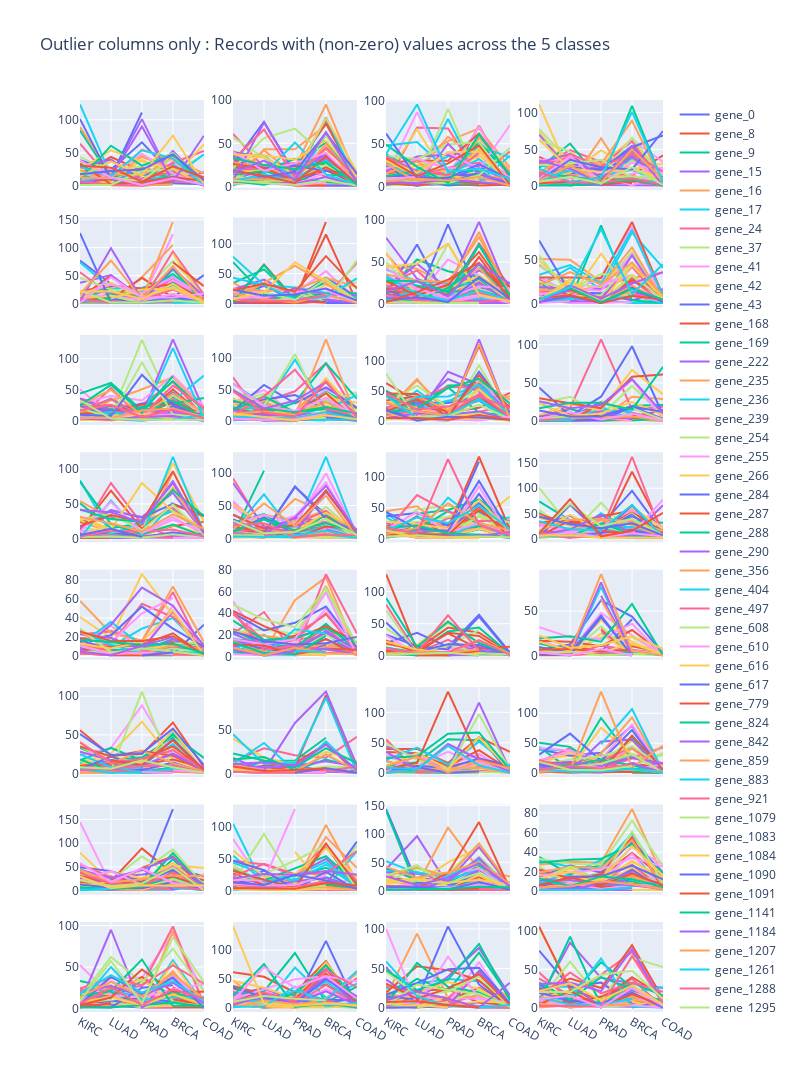

The notebook cell this image was saved under:
### Code cell
import plotly.graph_objects as go
from plotly.subplots import make_subplots
import math

# init vars to help draw the layout
max_rows = 8
max_cols = 4
layout_diviser = min(max_rows, max_cols)

# vars to help place graph in the matrix
print(len(df_feature_outliers_count))
# no of features to plot per graph determined based on graph matrix size
features_per_graph = math.ceil( len(df_feature_outliers_count) / (max_rows * max_cols) )
start_index: int = 0
end_index: int = features_per_graph

# Total # of graphs to plot
total_graphs = math.ceil(len(df_feature_outliers_count) / features_per_graph)
print(f"# of feature groups: {total_graphs}")

# init plot
fig = make_subplots(rows=max_rows, cols=max_cols, shared_xaxes=True, vertical_spacing=0.03)

col_headers = df_feature_outliers_count.columns.to_list()

# Loop through # of graphs to plot. For each graph, plot the determined # of features
for fg in range(total_graphs):
    row = (fg) // layout_diviser
    col = (fg) % layout_diviser
    # print(f"row= {row} col= {col}")
    plot_df = df_feature_outliers_count.iloc[start_index:end_index, :]
    for i in range(len(plot_df)):
        fig.add_trace(go.Scatter(x=col_headers,
                                 y=plot_df.iloc[i, :-1],
                                 mode='lines',
                                 name=plot_df.loc[plot_df.index[i], 'gene']),
                                 row=row+1, col=col+1) #add_trace row and col, start index is 1, while row and col start with 0

    start_index = start_index + features_per_graph
    end_index = end_index + features_per_graph


fig.update_layout(height=1200, width=800, title_text="Outlier columns only : Records with (non-zero) values across the 5 classes")
fig.show()
